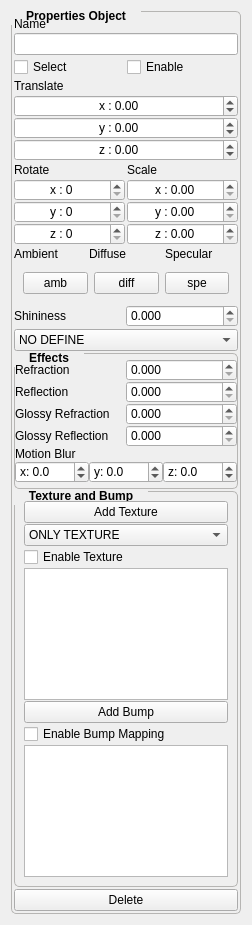
          <widget class="QWidget" name="scrollAreaWidgetContents">
           <property name="geometry">
            <rect>
             <x>0</x>
             <y>0</y>
             <width>248</width>
             <height>925</height>
            </rect>
           </property>
           <layout class="QVBoxLayout" name="verticalLayout_2">
            <item>
             <widget class="QGroupBox" name="groupBoxPropertiesObj">
              <property name="enabled">
               <bool>true</bool>
              </property>
              <property name="maximumSize">
               <size>
                <width>230</width>
                <height>16777215</height>
               </size>
              </property>
              <property name="font">
               <font>
                <pointsize>9</pointsize>
                <weight>75</weight>
                <bold>true</bold>
               </font>
              </property>
              <property name="styleSheet">
               <string notr="true">QGroupBox::title { 
   
     subcontrol-position: top left; /* position at the top left*/ 
  padding: 2px 13px;
   margin-top: -5px;
    
 }

QGroupBox{
   border: 1px solid rgb(182, 181, 179);
  border-radius: 5px;
}</string>
              </property>
              <property name="title">
               <string>Properties Object</string>
              </property>
              <property name="flat">
               <bool>false</bool>
              </property>
              <layout class="QGridLayout" name="gridLayout_11">
               <property name="leftMargin">
                <number>2</number>
               </property>
               <property name="topMargin">
                <number>5</number>
               </property>
               <property name="rightMargin">
                <number>2</number>
               </property>
               <property name="bottomMargin">
                <number>2</number>
               </property>
               <property name="spacing">
                <number>2</number>
               </property>
               <item row="2" column="0" colspan="2">
                <layout class="QHBoxLayout" name="horizontalLayout_2">
                 <item>
                  <widget class="QCheckBox" name="selectedObj">
                   <property name="text">
                    <string>Select</string>
                   </property>
                  </widget>
                 </item>
                 <item>
                  <widget class="QCheckBox" name="enableObj">
                   <property name="text">
                    <string>Enable</string>
                   </property>
                  </widget>
                 </item>
                </layout>
               </item>
               <item row="8" column="0" colspan="2">
                <widget class="QFrame" name="frame">
                 <layout class="QHBoxLayout" name="horizontalLayout_3">
                  <property name="sizeConstraint">
                   <enum>QLayout::SetDefaultConstraint</enum>
                  </property>
                  <item>
                   <widget class="QPushButton" name="ambMaterial">
                    <property name="autoFillBackground">
                     <bool>true</bool>
                    </property>
                    <property name="text">
                     <string>amb</string>
                    </property>
                    <property name="flat">
                     <bool>false</bool>
                    </property>
                   </widget>
                  </item>
                  <item>
                   <widget class="QPushButton" name="diffMaterial">
                    <property name="text">
                     <string>diff</string>
                    </property>
                   </widget>
                  </item>
                  <item>
                   <widget class="QPushButton" name="speMaterial">
                    <property name="text">
                     <string>spe</string>
                    </property>
                   </widget>
                  </item>
                 </layout>
                </widget>
               </item>
               <item row="1" column="0" colspan="2">
                <widget class="QLineEdit" name="nomeObj"/>
               </item>
               <item row="0" column="0">
                <widget class="QLabel" name="label_10">
                 <property name="text">
                  <string>Name</string>
                 </property>
                </widget>
               </item>
               <item row="5" column="1">
                <widget class="QLabel" name="label_13">
                 <property name="text">
                  <string>Scale</string>
                 </property>
                </widget>
               </item>
               <item row="10" column="0" colspan="2">
                <widget class="QComboBox" name="materialobject">
                 <item>
                  <property name="text">
                   <string>NO DEFINE</string>
                  </property>
                 </item>
                 <item>
                  <property name="text">
                   <string>EMERALD</string>
                  </property>
                 </item>
                 <item>
                  <property name="text">
                   <string>JADE</string>
                  </property>
                 </item>
                 <item>
                  <property name="text">
                   <string>OBSIDIAN</string>
                  </property>
                 </item>
                 <item>
                  <property name="text">
                   <string>PEARL</string>
                  </property>
                 </item>
                 <item>
                  <property name="text">
                   <string>RUBY</string>
                  </property>
                 </item>
                 <item>
                  <property name="text">
                   <string>TURQUOSIE</string>
                  </property>
                 </item>
                 <item>
                  <property name="text">
                   <string>BRONZE</string>
                  </property>
                 </item>
                 <item>
                  <property name="text">
                   <string>BRONZE POLIERT</string>
                  </property>
                 </item>
                 <item>
                  <property name="text">
                   <string>CHROME</string>
                  </property>
                 </item>
                 <item>
                  <property name="text">
                   <string>GOLD</string>
                  </property>
                 </item>
                 <item>
                  <property name="text">
                   <string>GOLD POLIERT</string>
                  </property>
                 </item>
                 <item>
                  <property name="text">
                   <string>COPPER</string>
                  </property>
                 </item>
                 <item>
                  <property name="text">
                   <string>COPPER POLIERT</string>
                  </property>
                 </item>
                 <item>
                  <property name="text">
                   <string>BRASS</string>
                  </property>
                 </item>
                 <item>
                  <property name="text">
                   <string>SILVER</string>
                  </property>
                 </item>
                 <item>
                  <property name="text">
                   <string>SILVER POLIERT</string>
                  </property>
                 </item>
                 <item>
                  <property name="text">
                   <string>ZINN</string>
                  </property>
                 </item>
                 <item>
                  <property name="text">
                   <string>GUMMI</string>
                  </property>
                 </item>
                 <item>
                  <property name="text">
                   <string>PLASTIC</string>
                  </property>
                 </item>
                 <item>
                  <property name="text">
                   <string>BLACK PLASTIC</string>
                  </property>
                 </item>
                 <item>
                  <property name="text">
                   <string>CYAN PLASTIC</string>
                  </property>
                 </item>
                 <item>
                  <property name="text">
                   <string>GREEN PLASTIC</string>
                  </property>
                 </item>
                 <item>
                  <property name="text">
                   <string>RED PLASTIC</string>
                  </property>
                 </item>
                 <item>
                  <property name="text">
                   <string>WHITE PLASTIC</string>
                  </property>
                 </item>
                 <item>
                  <property name="text">
                   <string>YELLOW PLASTIC</string>
                  </property>
                 </item>
                 <item>
                  <property name="text">
                   <string>BLACK RUBBER</string>
                  </property>
                 </item>
                 <item>
                  <property name="text">
                   <string>CYAN RUBBER</string>
                  </property>
                 </item>
                 <item>
                  <property name="text">
                   <string>GREEN RUBBER</string>
                  </property>
                 </item>
                 <item>
                  <property name="text">
                   <string>RED RUBBER</string>
                  </property>
                 </item>
                 <item>
                  <property name="text">
                   <string>WHITE RUBBER</string>
                  </property>
                 </item>
                 <item>
                  <property name="text">
                   <string>YELLOW RUBBER</string>
                  </property>
                 </item>
                </widget>
               </item>
               <item row="4" column="0" colspan="2">
                <layout class="QVBoxLayout" name="verticalLayout_3">
                 <property name="spacing">
                  <number>0</number>
                 </property>
                 <item>
                  <widget class="QDoubleSpinBox" name="transx">
                   <property name="layoutDirection">
                    <enum>Qt::LeftToRight</enum>
                   </property>
                   <property name="wrapping">
                    <bool>false</bool>
                   </property>
                   <property name="alignment">
                    <set>Qt::AlignCenter</set>
                   </property>
                   <property name="prefix">
                    <string>x : </string>
                   </property>
                   <property name="suffix">
                    <string/>
                   </property>
                   <property name="minimum">
                    <double>-9999.000000000000000</double>
                   </property>
                   <property name="maximum">
                    <double>9999.000000000000000</double>
                   </property>
                   <property name="value">
                    <double>0.000000000000000</double>
                   </property>
                  </widget>
                 </item>
                 <item>
                  <widget class="QDoubleSpinBox" name="transy">
                   <property name="alignment">
                    <set>Qt::AlignCenter</set>
                   </property>
                   <property name="prefix">
                    <string>y : </string>
                   </property>
                   <property name="minimum">
                    <double>-9999.000000000000000</double>
                   </property>
                   <property name="maximum">
                    <double>9999.000000000000000</double>
                   </property>
                   <property name="value">
                    <double>0.000000000000000</double>
                   </property>
                  </widget>
                 </item>
                 <item>
                  <widget class="QDoubleSpinBox" name="transz">
                   <property name="alignment">
                    <set>Qt::AlignCenter</set>
                   </property>
                   <property name="prefix">
                    <string>z : </string>
                   </property>
                   <property name="minimum">
                    <double>-9999.000000000000000</double>
                   </property>
                   <property name="maximum">
                    <double>9999.000000000000000</double>
                   </property>
                   <property name="value">
                    <double>0.000000000000000</double>
                   </property>
                  </widget>
                 </item>
                </layout>
               </item>
               <item row="5" column="0">
                <widget class="QLabel" name="label_12">
                 <property name="text">
                  <string>Rotate</string>
                 </property>
                </widget>
               </item>
               <item row="11" column="0" colspan="2">
                <widget class="QGroupBox" name="groupBox_4">
                 <property name="font">
                  <font>
                   <pointsize>9</pointsize>
                   <weight>75</weight>
                   <bold>true</bold>
                  </font>
                 </property>
                 <property name="title">
                  <string>Effects</string>
                 </property>
                 <layout class="QGridLayout" name="gridLayout_10">
                  <property name="leftMargin">
                   <number>0</number>
                  </property>
                  <property name="topMargin">
                   <number>5</number>
                  </property>
                  <property name="rightMargin">
                   <number>0</number>
                  </property>
                  <property name="bottomMargin">
                   <number>5</number>
                  </property>
                  <property name="spacing">
                   <number>0</number>
                  </property>
                  <item row="3" column="0">
                   <layout class="QHBoxLayout" name="horizontalLayout_17">
                    <item>
                     <widget class="QLabel" name="label_35">
                      <property name="text">
                       <string>Glossy Reflection</string>
                      </property>
                     </widget>
                    </item>
                    <item>
                     <widget class="QDoubleSpinBox" name="glossyreflection">
                      <property name="decimals">
                       <number>3</number>
                      </property>
                      <property name="maximum">
                       <double>1.000000000000000</double>
                      </property>
                      <property name="singleStep">
                       <double>0.250000000000000</double>
                      </property>
                     </widget>
                    </item>
                   </layout>
                  </item>
                  <item row="2" column="0">
                   <layout class="QHBoxLayout" name="horizontalLayout_13">
                    <item>
                     <widget class="QLabel" name="label_34">
                      <property name="text">
                       <string>Glossy Refraction</string>
                      </property>
                     </widget>
                    </item>
                    <item>
                     <widget class="QDoubleSpinBox" name="glossyrefraction">
                      <property name="decimals">
                       <number>3</number>
                      </property>
                      <property name="maximum">
                       <double>1.000000000000000</double>
                      </property>
                      <property name="singleStep">
                       <double>0.250000000000000</double>
                      </property>
                     </widget>
                    </item>
                   </layout>
                  </item>
                  <item row="1" column="0">
                   <layout class="QHBoxLayout" name="horizontalLayout_12">
                    <item>
                     <widget class="QLabel" name="label_33">
                      <property name="text">
                       <string>Reflection</string>
                      </property>
                     </widget>
                    </item>
                    <item>
                     <widget class="QDoubleSpinBox" name="reflection">
                      <property name="decimals">
                       <number>3</number>
                      </property>
                      <property name="maximum">
                       <double>1.000000000000000</double>
                      </property>
                      <property name="singleStep">
                       <double>0.250000000000000</double>
                      </property>
                     </widget>
                    </item>
                   </layout>
                  </item>
                  <item row="0" column="0">
                   <layout class="QHBoxLayout" name="horizontalLayout_8">
                    <item>
                     <widget class="QLabel" name="label_32">
                      <property name="text">
                       <string>Refraction</string>
                      </property>
                     </widget>
                    </item>
                    <item>
                     <widget class="QDoubleSpinBox" name="refraction">
                      <property name="decimals">
                       <number>3</number>
                      </property>
                      <property name="minimum">
                       <double>0.000000000000000</double>
                      </property>
                      <property name="maximum">
                       <double>5.000000000000000</double>
                      </property>
                      <property name="singleStep">
                       <double>0.250000000000000</double>
                      </property>
                     </widget>
                    </item>
                   </layout>
                  </item>
                  <item row="5" column="0">
                   <layout class="QHBoxLayout" name="horizontalLayout_18">
                    <property name="spacing">
                     <number>0</number>
                    </property>
                    <item>
                     <widget class="QDoubleSpinBox" name="xmotion">
                      <property name="prefix">
                       <string>x: </string>
                      </property>
                      <property name="decimals">
                       <number>1</number>
                      </property>
                      <property name="minimum">
                       <double>-99.000000000000000</double>
                      </property>
                     </widget>
                    </item>
                    <item>
                     <widget class="QDoubleSpinBox" name="ymotion">
                      <property name="prefix">
                       <string>y: </string>
                      </property>
                      <property name="decimals">
                       <number>1</number>
                      </property>
                      <property name="minimum">
                       <double>-99.000000000000000</double>
                      </property>
                     </widget>
                    </item>
                    <item>
                     <widget class="QDoubleSpinBox" name="zmotion">
                      <property name="prefix">
                       <string>z: </string>
                      </property>
                      <property name="decimals">
                       <number>1</number>
                      </property>
                      <property name="minimum">
                       <double>-99.000000000000000</double>
                      </property>
                     </widget>
                    </item>
                   </layout>
                  </item>
                  <item row="4" column="0">
                   <widget class="QLabel" name="label_36">
                    <property name="text">
                     <string>Motion Blur</string>
                    </property>
                   </widget>
                  </item>
                 </layout>
                </widget>
               </item>
               <item row="9" column="0" colspan="2">
                <layout class="QHBoxLayout" name="horizontalLayout_4">
                 <property name="spacing">
                  <number>0</number>
                 </property>
                 <item>
                  <widget class="QLabel" name="label_14">
                   <property name="text">
                    <string>Shininess</string>
                   </property>
                  </widget>
                 </item>
                 <item>
                  <widget class="QDoubleSpinBox" name="shiniMaterial">
                   <property name="decimals">
                    <number>3</number>
                   </property>
                   <property name="maximum">
                    <double>1.000000000000000</double>
                   </property>
                   <property name="singleStep">
                    <double>0.050000000000000</double>
                   </property>
                  </widget>
                 </item>
                </layout>
               </item>
               <item row="6" column="0">
                <layout class="QVBoxLayout" name="verticalLayout_4">
                 <property name="spacing">
                  <number>0</number>
                 </property>
                 <property name="sizeConstraint">
                  <enum>QLayout::SetMinimumSize</enum>
                 </property>
                 <item>
                  <widget class="QSpinBox" name="rotx">
                   <property name="alignment">
                    <set>Qt::AlignCenter</set>
                   </property>
                   <property name="prefix">
                    <string>x : </string>
                   </property>
                   <property name="minimum">
                    <number>0</number>
                   </property>
                   <property name="maximum">
                    <number>360</number>
                   </property>
                  </widget>
                 </item>
                 <item>
                  <widget class="QSpinBox" name="roty">
                   <property name="alignment">
                    <set>Qt::AlignCenter</set>
                   </property>
                   <property name="prefix">
                    <string>y : </string>
                   </property>
                   <property name="minimum">
                    <number>0</number>
                   </property>
                   <property name="maximum">
                    <number>360</number>
                   </property>
                  </widget>
                 </item>
                 <item>
                  <widget class="QSpinBox" name="rotz">
                   <property name="alignment">
                    <set>Qt::AlignCenter</set>
                   </property>
                   <property name="prefix">
                    <string>z : </string>
                   </property>
                   <property name="minimum">
                    <number>0</number>
                   </property>
                   <property name="maximum">
                    <number>360</number>
                   </property>
                  </widget>
                 </item>
                </layout>
               </item>
               <item row="7" column="0" colspan="2">
                <layout class="QHBoxLayout" name="horizontalLayout_19">
                 <item>
                  <widget class="QLabel" name="label_16">
                   <property name="text">
                    <string>Ambient</string>
                   </property>
                  </widget>
                 </item>
                 <item>
                  <widget class="QLabel" name="label_15">
                   <property name="text">
                    <string>Diffuse</string>
                   </property>
                  </widget>
                 </item>
                 <item>
                  <widget class="QLabel" name="label_17">
                   <property name="text">
                    <string>Specular</string>
                   </property>
                  </widget>
                 </item>
                </layout>
               </item>
               <item row="3" column="0">
                <widget class="QLabel" name="label_11">
                 <property name="text">
                  <string>Translate</string>
                 </property>
                </widget>
               </item>
               <item row="14" column="0" colspan="2">
                <widget class="QPushButton" name="deleteObj">
                 <property name="text">
                  <string>Delete</string>
                 </property>
                </widget>
               </item>
               <item row="6" column="1">
                <layout class="QVBoxLayout" name="verticalLayout_5">
                 <property name="spacing">
                  <number>0</number>
                 </property>
                 <item>
                  <widget class="QDoubleSpinBox" name="scalex">
                   <property name="alignment">
                    <set>Qt::AlignCenter</set>
                   </property>
                   <property name="prefix">
                    <string>x : </string>
                   </property>
                   <property name="minimum">
                    <double>0.000000000000000</double>
                   </property>
                   <property name="maximum">
                    <double>9999.000000000000000</double>
                   </property>
                   <property name="singleStep">
                    <double>0.500000000000000</double>
                   </property>
                   <property name="value">
                    <double>0.000000000000000</double>
                   </property>
                  </widget>
                 </item>
                 <item>
                  <widget class="QDoubleSpinBox" name="scaley">
                   <property name="alignment">
                    <set>Qt::AlignCenter</set>
                   </property>
                   <property name="prefix">
                    <string>y : </string>
                   </property>
                   <property name="minimum">
                    <double>0.000000000000000</double>
                   </property>
                   <property name="maximum">
                    <double>9999.000000000000000</double>
                   </property>
                   <property name="singleStep">
                    <double>0.500000000000000</double>
                   </property>
                   <property name="value">
                    <double>0.000000000000000</double>
                   </property>
                  </widget>
                 </item>
                 <item>
                  <widget class="QDoubleSpinBox" name="scalez">
                   <property name="alignment">
                    <set>Qt::AlignCenter</set>
                   </property>
                   <property name="prefix">
                    <string>z : </string>
                   </property>
                   <property name="minimum">
                    <double>0.000000000000000</double>
                   </property>
                   <property name="maximum">
                    <double>9999.000000000000000</double>
                   </property>
                   <property name="singleStep">
                    <double>0.500000000000000</double>
                   </property>
                   <property name="value">
                    <double>0.000000000000000</double>
                   </property>
                  </widget>
                 </item>
                </layout>
               </item>
               <item row="12" column="0" colspan="2">
                <widget class="QGroupBox" name="groupBox_6">
                 <property name="font">
                  <font>
                   <pointsize>9</pointsize>
                   <weight>75</weight>
                   <bold>true</bold>
                  </font>
                 </property>
                 <property name="title">
                  <string>Texture and Bump</string>
                 </property>
                 <layout class="QGridLayout" name="gridLayout_13">
                  <property name="spacing">
                   <number>1</number>
                  </property>
                  <item row="3" column="0">
                   <widget class="QGraphicsView" name="onScreenImage"/>
                  </item>
                  <item row="4" column="0">
                   <widget class="QPushButton" name="loadBump">
                    <property name="text">
                     <string>Add Bump</string>
                    </property>
                   </widget>
                  </item>
                  <item row="0" column="0">
                   <widget class="QPushButton" name="loadTexture">
                    <property name="text">
                     <string>Add Texture</string>
                    </property>
                   </widget>
                  </item>
                  <item row="2" column="0">
                   <widget class="QCheckBox" name="enableTexture">
                    <property name="text">
                     <string>Enable Texture</string>
                    </property>
                   </widget>
                  </item>
                  <item row="5" column="0">
                   <widget class="QCheckBox" name="enableBump">
                    <property name="text">
                     <string>Enable Bump Mapping</string>
                    </property>
                   </widget>
                  </item>
                  <item row="6" column="0">
                   <widget class="QGraphicsView" name="onScreenImageBump"/>
                  </item>
                  <item row="1" column="0">
                   <widget class="QComboBox" name="choiceTexture">
                    <item>
                     <property name="text">
                      <string>ONLY TEXTURE</string>
                     </property>
                    </item>
                    <item>
                     <property name="text">
                      <string>REPLACE WITH TEXTURE</string>
                     </property>
                    </item>
                   </widget>
                  </item>
                 </layout>
                 <zorder>loadTexture</zorder>
                 <zorder>onScreenImage</zorder>
                 <zorder>enableTexture</zorder>
                 <zorder>loadBump</zorder>
                 <zorder>enableBump</zorder>
                 <zorder>onScreenImageBump</zorder>
                 <zorder>choiceTexture</zorder>
                </widget>
               </item>
              </layout>
             </widget>
            </item>
           </layout>
          </widget>
